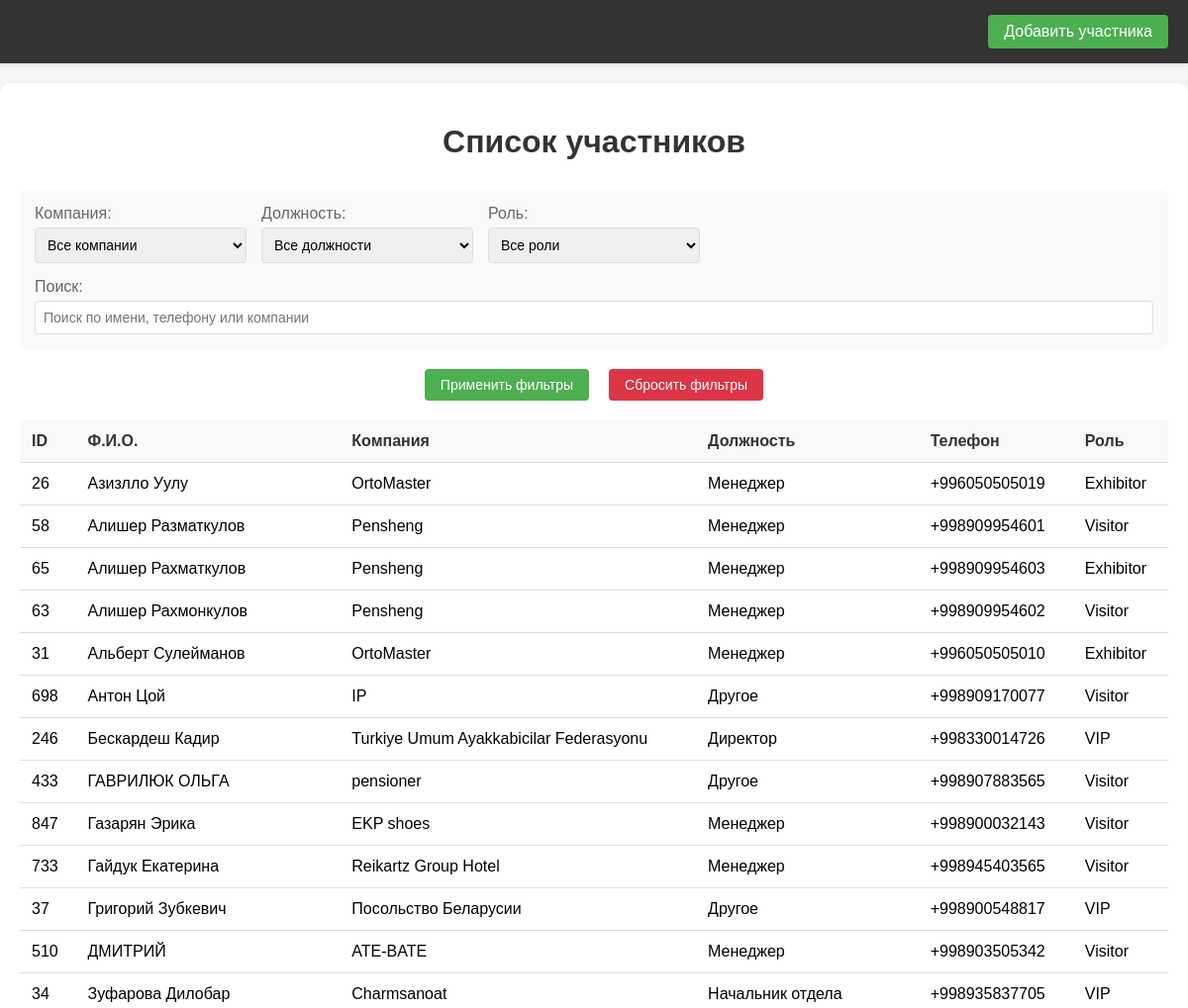
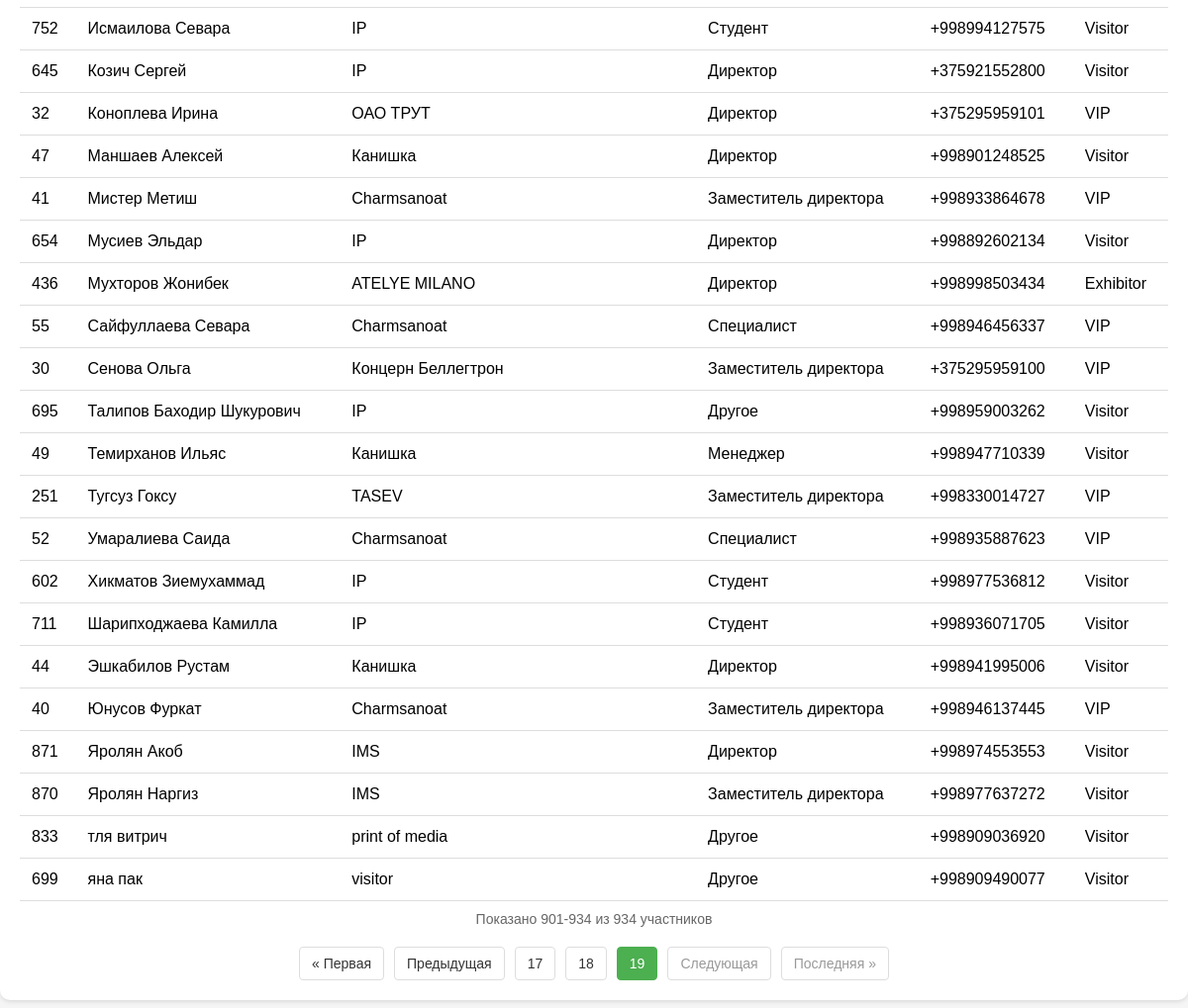
The page /members-list/?page=19 (signed in) on the database its author committed (2 pictures, top to bottom).
### api/models.py (models this page shows, shortened)
class Member(models.Model):
    name = models.CharField(max_length=100, verbose_name="Ф. И. О.")
    company = models.ForeignKey(Company, on_delete=models.CASCADE, verbose_name="Компания")
    position = models.ForeignKey(Position, on_delete=models.PROTECT, verbose_name="Должность")
    phone = models.CharField(max_length=15, verbose_name="Телефон")
    role = models.IntegerField(choices=ROLE_CHOISES.choices, default=3)
    qr_code = models.ImageField(upload_to='qr_codes/members/', blank=True, null=True)
    registration_time = models.TimeField(auto_now_add=True, verbose_name="Дата регистрации")

class Company(models.Model):
    name = models.CharField(max_length=100)

class Position(models.Model):
    name = models.CharField(max_length=100, verbose_name="Название должности")
    code = models.CharField(max_length=20, unique=True, verbose_name="Код должности")
    class Meta:
        ordering = ['name']
        verbose_name = "Должность"
        verbose_name_plural = "Должности"

### api/views.py (the view)
@user_passes_test(lambda u: u.is_superuser)
def members_list_view(request):
    members = Member.objects.all().order_by('name')
    company_filter = request.GET.get('company')
    position_filter = request.GET.get('position')
    role_filter = request.GET.get('role')
    search_query = request.GET.get('search')
    if company_filter:
        members = members.filter(company__id=company_filter)
    if position_filter:
        members = members.filter(position__id=position_filter)
    if role_filter:
        members = members.filter(role=role_filter)
    if search_query:
        members = members.filter(
            Q(name__icontains=search_query) |
            Q(phone__icontains=search_query) |
            Q(company__name__icontains=search_query)
        )
    page = request.GET.get('page', 1)
    paginator = Paginator(members, 50)
    try:
        members_page = paginator.page(page)
    except PageNotAnInteger:
        members_page = paginator.page(1)
    except EmptyPage:
        members_page = paginator.page(paginator.num_pages)
    companies = Company.objects.all().order_by('name')
    positions = Position.objects.all().order_by('name')
    return render(request, 'members_list.html', {
        'members': members_page,
        'companies': companies,
        'positions': positions,
        'roles': ROLE_CHOISES.choices,
        'current_filters': {
            'company': company_filter,
            'position': position_filter,
            'role': role_filter,
            'search': search_query
        }
    })

### template/members_list.html (shortened to what this page needs)
{% load static %}
<!DOCTYPE html>
<html lang="ru">
<head>
</head>
<body>
    <header class="header">
        <div class="header-container">
            <h1 class="header-title">Список участников</h1>
            <nav class="header-nav">
                <a href="{% url 'add_member' %}" class="header-link">Добавить участника</a>
            </nav>
        </div>
    </header>
    <div class="container">
        <h1>Список участников</h1>
        <form method="GET" action="{% url 'members_list' %}">
            <div class="filters">
                <div class="filter-group">
                    <label for="company">Компания:</label>
                    <select name="company" id="company">
                        <option value="">Все компании</option>
                    </select>
                </div>
                <div class="filter-group">
                    <label for="position">Должность:</label>
                    <select name="position" id="position">
                        <option value="">Все должности</option>
                    </select>
                </div>
                <div class="filter-group">
                    <label for="role">Роль:</label>
                    <select name="role" id="role">
                        <option value="">Все роли</option>
                    </select>
                </div>
                <div class="filter-group search-box">
                    <label for="search">Поиск:</label>
                    <input type="text" name="search" id="search" placeholder="Поиск по имени, телефону или компании"
                           value="{{ current_filters.search|default:'' }}">
                </div>
            </div>
            <div class="buttons-container">
                <button type="submit">Применить фильтры</button>
                <button type="button" class="clear-filters" onclick="window.location.href='{% url 'members_list' %}'">
                    Сбросить фильтры
                </button>
            </div>
        </form>
        {% if members %}
            <table class="members-table">
                <thead>
                    <tr>
                        <th>ID</th>
                        <th>Ф.И.О.</th>
                        <th>Компания</th>
                        <th>Должность</th>
                        <th>Телефон</th>
                        <th>Роль</th>
                    </tr>
                </thead>
                <tbody>
                    {% for member in members %}
                        <tr>
                            <td>{{ member.id }}</td>
                            <td>{{ member.name }}</td>
                            <td>{{ member.company.name }}</td>
                            <td>{{ member.position.name }}</td>
                            <td>{{ member.phone }}</td>
                            <td>{{ member.get_role_display }}</td>
                        </tr>
                    {% endfor %}
                </tbody>
            </table>
            <div class="pagination-info">
                Показано {{ members.start_index }}-{{ members.end_index }} из {{ members.paginator.count }} участников
            </div>
            {% if members.paginator.num_pages > 1 %}
            <div class="pagination">
                {% if members.has_previous %}
                    <a href="?page=1">&laquo; Первая</a>
                    <a href="?page={{ members.previous_page_number }}">Предыдущая</a>
                {% else %}
                    <span class="disabled">&laquo; Первая</span>
                    <span class="disabled">Предыдущая</span>
                {% endif %}
                {% for num in members.paginator.page_range %}
                    {% if members.number == num %}
                        <span class="current">{{ num }}</span>
                    {% elif num > members.number|add:'-3' and num < members.number|add:'3' %}
                        <a href="?page={{ num }}">{{ num }}</a>
                    {% endif %}
                {% endfor %}
                {% if members.has_next %}
                    <a href="?page={{ members.next_page_number }}{% if request.GET.company %}&company={{ request.GET.company }}{% endif %}{% if request.GET.position %}&position={{ request.GET.position }}{% endif %}{% if request.GET.role %}&role={{ request.GET.role }}{% endif %}{% if request.GET.search %}&search={{ request.GET.search }}{% endif %}">Следующая</a>
                    <a href="?page={{ members.paginator.num_pages }}{% if request.GET.company %}&company={{ request.GET.company }}{% endif %}{% if request.GET.position %}&position={{ request.GET.position }}{% endif %}{% if request.GET.role %}&role={{ request.GET.role }}{% endif %}{% if request.GET.search %}&search={{ request.GET.search }}{% endif %}">Последняя &raquo;</a>
                {% else %}
                    <span class="disabled">Следующая</span>
                    <span class="disabled">Последняя &raquo;</span>
                {% endif %}
            </div>
            {% endif %}
        {% else %}
            <div class="no-results">
                Участники не найдены
            </div>
        {% endif %}
    </div>
</body>
</html>

### template/members_list.html (style rules this page uses)
body { font-family: Arial, sans-serif; margin: 0; padding: 0; background-color: #f5f5f5; }
.header { background-color: #333; color: white; padding: 15px 0; box-shadow: 0 2px 4px rgba(0, 0, 0, 0.1); }
.header-container { max-width: 1200px; margin: 0 auto; display: flex; justify-content: space-between; align-items: center; padding: 0 20px; }
.header-title { margin: 0; font-size: 1.5rem; }
.header-nav { display: flex; gap: 20px; }
.header-link { color: white; text-decoration: none; padding: 8px 16px; border-radius: 4px; background-color: #4CAF50; transition: background-color 0.3s; }
.container { max-width: 1200px; margin: 20px auto; background-color: white; padding: 20px; border-radius: 10px; box-shadow: 0 2px 4px rgba(0, 0, 0, 0.1); }
h1 { color: #333; text-align: center; margin-bottom: 30px; }
.filters { display: grid; grid-template-columns: repeat(auto-fit, minmax(200px, 1fr)); gap: 15px; margin-bottom: 20px; padding: 15px; background-color: #f8f9fa; border-radius: 8px; }
.filter-group { display: flex; flex-direction: column; }
.filter-group label { margin-bottom: 5px; color: #666; }
select, input[type="text"] { padding: 8px; border: 1px solid #ddd; border-radius: 4px; font-size: 14px; }
.search-box { grid-column: 1 / -1; }
button { padding: 8px 16px; background-color: #4CAF50; color: white; border: none; border-radius: 4px; cursor: pointer; font-size: 14px; }
.members-table { width: 100%; border-collapse: collapse; margin-top: 20px; }
.members-table th, .members-table td { padding: 12px; text-align: left; border-bottom: 1px solid #ddd; }
.members-table th { background-color: #f8f9fa; font-weight: bold; color: #333; }
.clear-filters { background-color: #dc3545; margin-left: 10px; }
.buttons-container { display: flex; justify-content: center; gap: 10px; margin-top: 15px; }
.pagination { display: flex; justify-content: center; align-items: center; margin-top: 20px; gap: 10px; }
.pagination a, .pagination span { padding: 8px 12px; border: 1px solid #ddd; border-radius: 4px; color: #333; text-decoration: none; font-size: 14px; }
.pagination .current { background-color: #4CAF50; color: white; border-color: #4CAF50; }
.pagination .disabled { color: #999; cursor: not-allowed; }
.pagination-info { text-align: center; color: #666; margin-top: 10px; font-size: 14px; }

### rows shown on the page
Member: id "26", name "Азизлло Уулу", company.name "OrtoMaster", position.name "Менеджер", phone "+996050505019", role "Exhibitor"
Member: id "58", name "Алишер Разматкулов", company.name "Pensheng", position.name "Менеджер", phone "+998909954601", role "Visitor"
Member: id "65", name "Алишер Рахматкулов", company.name "Pensheng", position.name "Менеджер", phone "+998909954603", role "Exhibitor"
Member: id "63", name "Алишер Рахмонкулов", company.name "Pensheng", position.name "Менеджер", phone "+998909954602", role "Visitor"
Member: id "31", name "Альберт Сулейманов", company.name "OrtoMaster", position.name "Менеджер", phone "+996050505010", role "Exhibitor"
Member: id "698", name "Антон Цой", company.name "IP", position.name "Другое", phone "+998909170077", role "Visitor"
Member: id "246", name "Бескардеш Кадир", company.name "Turkiye Umum Ayakkabicilar Federasyonu", position.name "Директор", phone "+998330014726", role "VIP"
Member: id "433", name "ГАВРИЛЮК ОЛЬГА", company.name "pensioner", position.name "Другое", phone "+998907883565", role "Visitor"
Member: id "847", name "Газарян Эрика", company.name "EKP shoes", position.name "Менеджер", phone "+998900032143", role "Visitor"
Member: id "733", name "Гайдук Екатерина", company.name "Reikartz Group Hotel", position.name "Менеджер", phone "+998945403565", role "Visitor"
Member: id "37", name "Григорий Зубкевич", company.name "Посольство Беларусии", position.name "Другое", phone "+998900548817", role "VIP"
Member: id "510", name "ДМИТРИЙ", company.name "ATE-BATE", position.name "Менеджер", phone "+998903505342", role "Visitor"
Member: id "34", name "Зуфарова Дилобар", company.name "Charmsanoat", position.name "Начальник отдела", phone "+998935837705", role "VIP"
Member: id "752", name "Исмаилова Севара", company.name "IP", position.name "Студент", phone "+998994127575", role "Visitor"
Member: id "645", name "Козич Сергей", company.name "IP", position.name "Директор", phone "+375921552800", role "Visitor"
Member: id "32", name "Коноплева Ирина", company.name "ОАО ТРУТ", position.name "Директор", phone "+375295959101", role "VIP"
Member: id "47", name "Маншаев Алексей", company.name "Канишка", position.name "Директор", phone "+998901248525", role "Visitor"
Member: id "41", name "Мистер Метиш", company.name "Charmsanoat", position.name "Заместитель директора", phone "+998933864678", role "VIP"
Member: id "654", name "Мусиев Эльдар", company.name "IP", position.name "Директор", phone "+998892602134", role "Visitor"
Member: id "436", name "Мухторов Жонибек", company.name "ATELYE MILANO", position.name "Директор", phone "+998998503434", role "Exhibitor"
Member: id "55", name "Сайфуллаева Севара", company.name "Charmsanoat", position.name "Специалист", phone "+998946456337", role "VIP"
Member: id "30", name "Сенова Ольга", company.name "Концерн Беллегтрон", position.name "Заместитель директора", phone "+375295959100", role "VIP"
Member: id "695", name "Талипов Баходир Шукурович", company.name "IP", position.name "Другое", phone "+998959003262", role "Visitor"
Member: id "49", name "Темирханов Ильяс", company.name "Канишка", position.name "Менеджер", phone "+998947710339", role "Visitor"
Member: id "251", name "Тугсуз Гоксу", company.name "TASEV", position.name "Заместитель директора", phone "+998330014727", role "VIP"
Member: id "52", name "Умаралиева Саида", company.name "Charmsanoat", position.name "Специалист", phone "+998935887623", role "VIP"
Member: id "602", name "Хикматов Зиемухаммад", company.name "IP", position.name "Студент", phone "+998977536812", role "Visitor"
Member: id "711", name "Шарипходжаева Камилла", company.name "IP", position.name "Студент", phone "+998936071705", role "Visitor"
Member: id "44", name "Эшкабилов Рустам", company.name "Канишка", position.name "Директор", phone "+998941995006", role "Visitor"
Member: id "40", name "Юнусов Фуркат", company.name "Charmsanoat", position.name "Заместитель директора", phone "+998946137445", role "VIP"
Member: id "871", name "Яролян Акоб", company.name "IMS", position.name "Директор", phone "+998974553553", role "Visitor"
Member: id "870", name "Яролян Наргиз", company.name "IMS", position.name "Заместитель директора", phone "+998977637272", role "Visitor"
Member: id "833", name "тля витрич", company.name "print of media", position.name "Другое", phone "+998909036920", role "Visitor"
Member: id "699", name "яна пак", company.name "visitor", position.name "Другое", phone "+998909490077", role "Visitor"

### other values the page prints
{{ members.start_index }} "901"
{{ members.end_index }} "934"
{{ members.paginator.count }} "934"
{{ num }} "17" "18"
{{ num }} "19"
